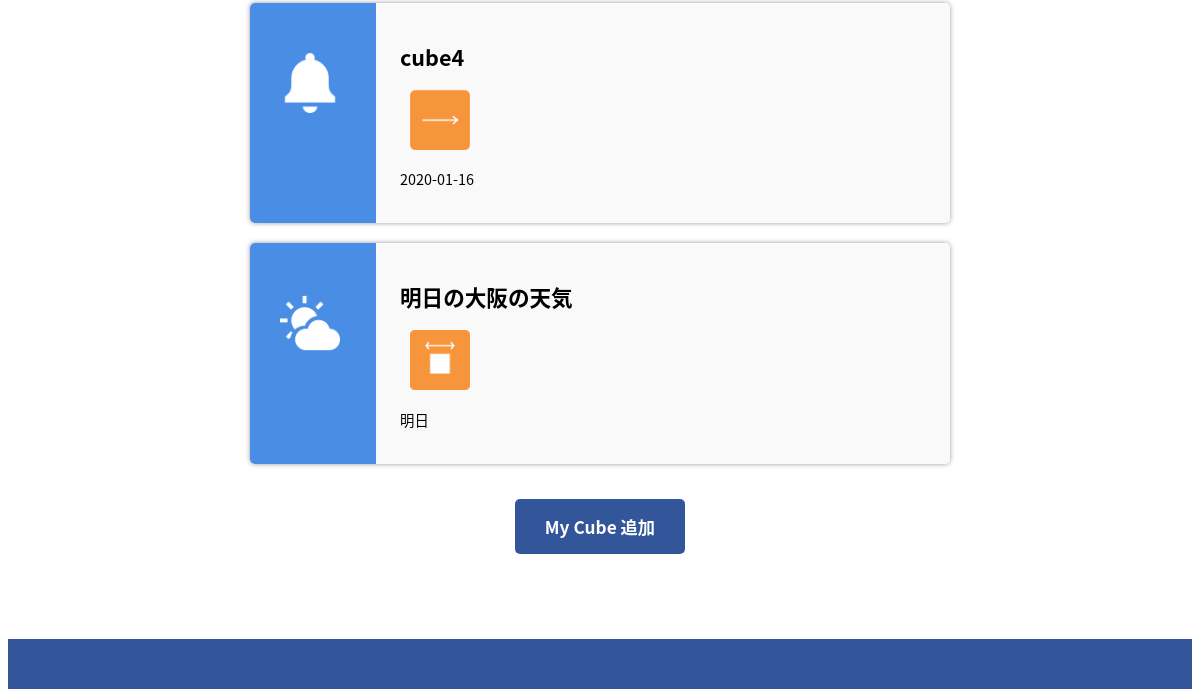
The app's page /cube-list.php (lower part), older data.
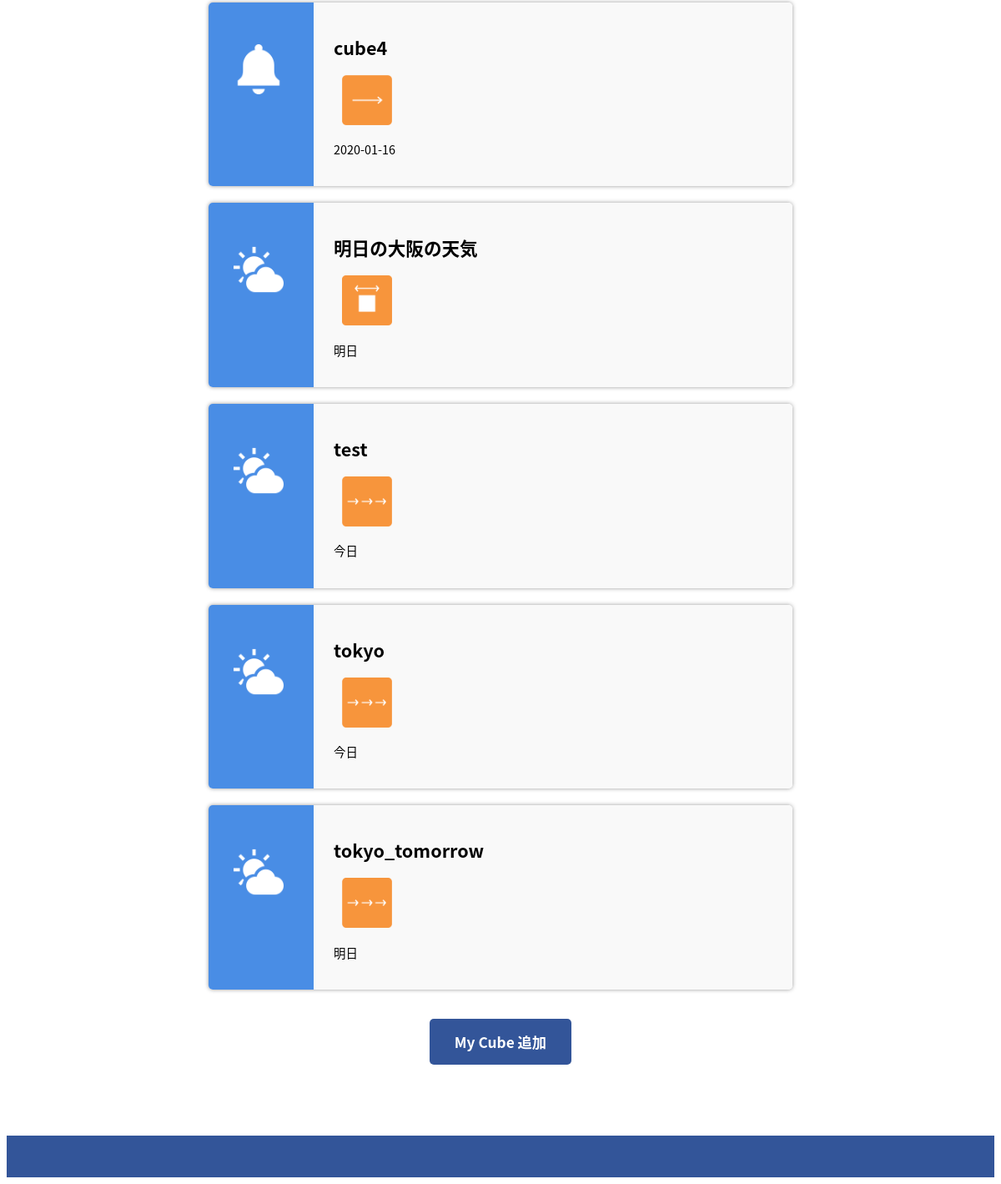
The same page, newer data.
### tables this page shows
CREATE TABLE cube(id integer,cube_number integer primary key,cube_name text,tag text,start_movement integer,middle_movement integer,end_movement integer,schedule_date text, data_location integer,data_date integer,feeling_destination integer);

### cube-list.php (the view, shortened to what this page needs)
<!DOCTYPE html>
<html lang="ja">
<head>
    <link rel="stylesheet" href="./css/style.css">
</head>
<body>
    <?php
    function h($str){
        return htmlspecialchars($str, ENT_QUOTES, "UTF-8");
    }
    ?>
    <?php
    $db = new PDO("sqlite:./SQL/infocube.sqlite");
        $result=$db->query("SELECT * FROM cube");
        for($i = 0; $row=$result->fetch(); ++$i ){
            echo "<div class='card'>";
            if (strcmp(h($row['tag']), 'data') == 0){
                echo "<img src='./images/data.png' class='card-image'>";
            }else if(strcmp(h($row['tag']), 'schedule') == 0){
                echo "<img src='./images/schedule.png' class='card-image'>";
            }else{
                echo "<img src='./images/feeling.png' class='card-image'>";
            }
            echo "<div class='card-content'>";
            echo "<h2>". h($row['cube_name']). "</h2>";
            if(h($row['middle_movement']) == 1){
                echo "<img src='./images/icon_repeat.png' class='move-image'>";
            }else if(h($row['middle_movement']) == 2){
                echo "<img src='./images/icon_round.png' class='move-image'>";
            }else if(h($row['middle_movement']) == 3){
                echo "<img src='./images/icon_slide.png' class='move-image'>";
            }else if(h($row['middle_movement']) == 4){
                echo "<img src='./images/icon_straight.png' class='move-image'>";
            }else{
                echo "<img src='./images/icon_swing.png' class='move-image'>";
            }
            if (strcmp(h($row['tag']), 'data') == 0){
                if (strcmp(h($row['data_date']), '0') == 0){
                    echo "<p>今日</p>";
                }else if(strcmp(h($row['data_date']), '1') == 0){
                    echo "<p>明日</p>";
                }else{
                    echo "<p>明後日</p>";
                }
            }else if(strcmp(h($row['tag']), 'schedule') == 0){
                echo "<p>". h($row['schedule_date']). "</p>";
            }else{
                echo "<p>". h($row['feeling_destination']). " さんから</p>";
            }
            echo "</div></div>";
        }
    ?>
    <div class="add-event-section">
        <a href="new-cube.php" class="add-event-button">My Cube 追加</a>
    </div>
    <footer>
        <p class="footer-content"></p>
    </footer>
</body>
</html>

### css/style.css (style rules this page uses)
html { font-family: "Noto Sans CJK JP", "Hiragino Kaku Gothic ProN", "Hiragino Sans", "ヒラギノ角ゴシック", sans-serif; font-size: 0.9em; }
.card { background: linear-gradient(90deg, #498DE5 0%, #498DE5 18%, #F9F9F9 18%, #F9F9F9 100%); display: flex; width: 700px; margin: auto; margin-top: 20px; padding: 20px; border-radius: 5px; box-sizing: border-box; box-shadow: 0 0 5px #999; }
.card-image { padding: 30px 40px 0px 10px; width: 60px; height: 60px; }
.card-content { padding-left: 20px; }
.move-image { padding: 0px 0px 0px 10px; width: 60px; height: 60px; }
.add-event-section { text-align: center; margin: 50px auto 100px auto; }
.add-event-button { background-color: #359; color: #FFF; font-size: 1.2em; font-weight: bold; padding: 15px 30px; border-radius: 5px; text-decoration: none; }
footer { width: 100%; height: 50px; text-align: right; background-color: #359; }
.footer-content { color: #CDDCFD; padding: 15px 20px 0px 0px; }

Row changes from the older to the newer data that the page shows:
added cube: cube_name "test", middle_movement 1 (drawn), tag "今日"
added cube: cube_name "tokyo", middle_movement 1 (drawn), tag "今日"
added cube: cube_name "tokyo_tomorrow", middle_movement 1 (drawn), tag "明日"
